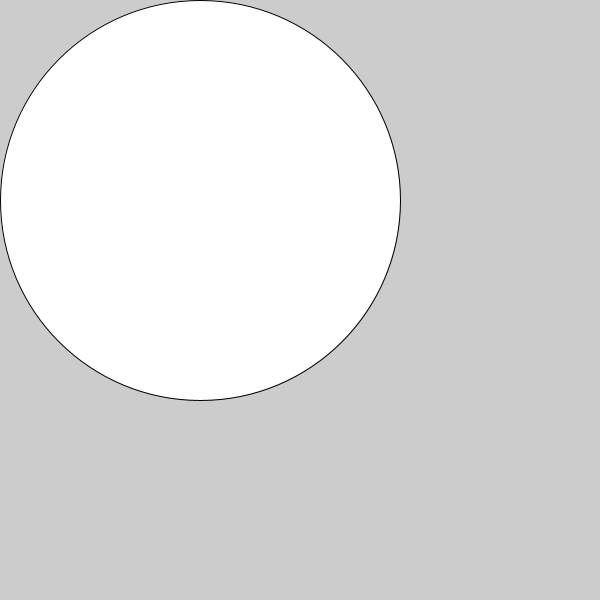
Frame 1 (no input)
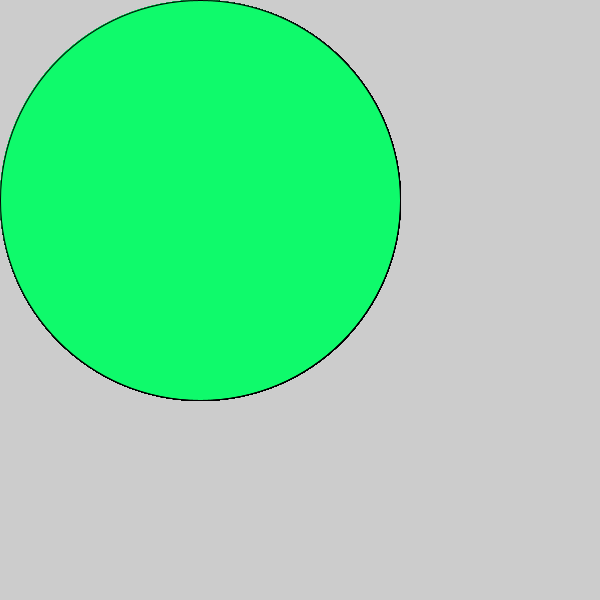
Frame 60 (the mouse pressed at the canvas centre just before this capture)
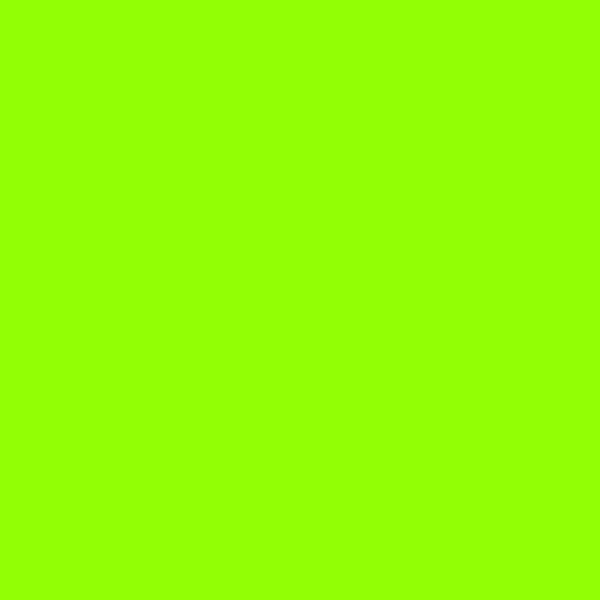
Frame 120 (the mouse held since frame 60 and released just before this capture)

The Processing sketch that drew these frames (run headless with seeded random() and noise(); from frame 60 on, the mouse is pressed at the canvas centre):

// Processing sketch: Logical_Dot
// ── Logical_Dot.pde


void setup() {
  size(600,600);
}

void draw() {
  ellipse(200,200,400,400);
  if (mousePressed) {
  fill(#120FFA);
  background(#92FF05);
} else {
  fill(#0FFA6B);
  
}  
}
